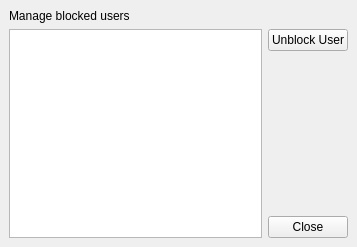
<ui version="4.0" >
 <author></author>
 <comment></comment>
 <exportmacro></exportmacro>
 <class>ManageBlockedUsersSettings</class>
 <widget class="QWidget" name="ManageBlockedUsersSettings" >
  <property name="geometry" >
   <rect>
    <x>0</x>
    <y>0</y>
    <width>357</width>
    <height>247</height>
   </rect>
  </property>
  <property name="windowTitle" >
   <string>@product@ - Manage blocked users</string>
  </property>
  <layout class="QGridLayout" >
   <property name="margin" >
    <number>9</number>
   </property>
   <property name="spacing" >
    <number>6</number>
   </property>
   <item row="1" column="0" >
    <widget class="QListView" name="listView" />
   </item>
   <item row="1" column="1" >
    <layout class="QVBoxLayout" >
     <property name="margin" >
      <number>0</number>
     </property>
     <property name="spacing" >
      <number>6</number>
     </property>
     <item>
      <widget class="QPushButton" name="unblockUserButton" >
       <property name="text" >
        <string>Unblock User</string>
       </property>
      </widget>
     </item>
     <item>
      <spacer>
       <property name="orientation" >
        <enum>Qt::Vertical</enum>
       </property>
       <property name="sizeHint" >
        <size>
         <width>20</width>
         <height>141</height>
        </size>
       </property>
      </spacer>
     </item>
     <item>
      <widget class="QPushButton" name="closeButton" >
       <property name="text" >
        <string>Close</string>
       </property>
      </widget>
     </item>
    </layout>
   </item>
   <item row="0" column="0" >
    <widget class="QLabel" name="" >
     <property name="text" >
      <string>Manage blocked users</string>
     </property>
    </widget>
   </item>
  </layout>
 </widget>
 <pixmapfunction></pixmapfunction>
 <tabstops>
  <tabstop>listView</tabstop>
  <tabstop>unblockUserButton</tabstop>
  <tabstop>closeButton</tabstop>
 </tabstops>
 <resources/>
 <connections/>
</ui>
